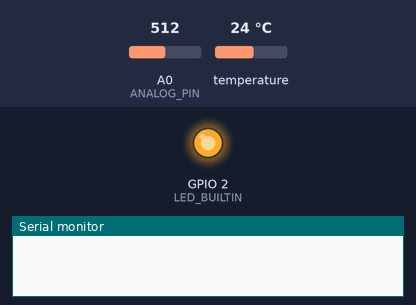
A sketch run on a simulated ESP8266 (NodeMCU). Shown: output pins drawn as LEDs (lit = HIGH, except the on-board LED, lit = LOW), the last lines printed to the serial monitor. Inputs (shaded band) come from the test bench; at power-on: A0 (ANALOG_PIN) = 512, temperature 24 °C. WiFi joins after 1.5 s; servers stay silent unless stated.

Above: at 0.11 s.
At 13.2 s:
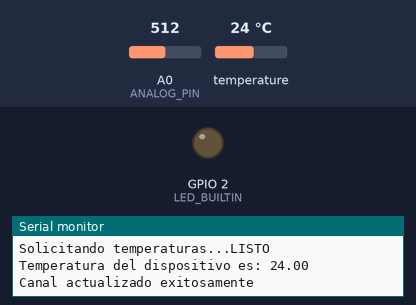
Timing chart, 0 to 27.7 s (numbered marks = the images above):
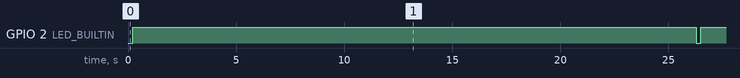

Measured:
- by itself, GPIO 2 (LED_BUILTIN): repeats every 21.3 s: LOW 0.20 s, HIGH 21.1 s

The sketch:

firmware.ino
```cpp
/*
  Escribe valores en los campos 1 y 2 de un canal de ThingSpeak cada 20 segundos.
  Utiliza una placa basada en el ESP8266, un sensor DS18B20 y una LDR.

*/

#include <ESP8266WiFi.h>
#include "secrets.h"
#include "ThingSpeak.h"
#include <DallasTemperature.h>
#include <OneWire.h>

#define ONE_WIRE_BUS 4

char ssid[] = SECRET_SSID;   // WiFi SSID
char pass[] = SECRET_PASS;   // WiFi password

WiFiClient  client;
OneWire oneWire(ONE_WIRE_BUS);
DallasTemperature sensors(&oneWire);

unsigned long myChannelNumber = SECRET_CH_ID;
const char * myWriteAPIKey = SECRET_WRITE_APIKEY;
const byte ANALOG_PIN = A0;

void setup() {

  pinMode(LED_BUILTIN, OUTPUT);
  Serial.begin(115200);
  sensors.begin();  // Inicializa el sensor de temperatura
  WiFi.mode(WIFI_STA);
  ThingSpeak.begin(client);  // Inicializa ThingSpeak
}

void loop() {

  // Blink, futuro LED de estado
  digitalWrite(LED_BUILTIN, LOW);
  delay(200);
  digitalWrite(LED_BUILTIN, HIGH);

  // Conectar o reconectar a WiFi
  if (WiFi.status() != WL_CONNECTED) {
    Serial.print("Intentando conectar a la red: ");
    Serial.println(SECRET_SSID);
    while (WiFi.status() != WL_CONNECTED) {
      WiFi.begin(ssid, pass);  // Conectar a una red WPA/WPA2
      Serial.print(".");
      delay(5000);
    }
    Serial.println("\nConectado!");
  }

  // Leer el sensor LDR
  int luz = analogRead(ANALOG_PIN);
  Serial.print("El sensor LDR registra un valor de: ");
  Serial.println(luz);

  // Lectura de temperatura ambiente, DS18B20
  Serial.print("Solicitando temperaturas...");
  sensors.requestTemperatures();
  Serial.println("LISTO");
  float tempC = sensors.getTempCByIndex(0);
  // Chequear si la lectura fue exitosa
  if (tempC != DEVICE_DISCONNECTED_C) {
    Serial.print("Temperatura del dispositivo es: ");
    Serial.println(tempC);
  }
  else {
    Serial.println("Error: No se pudo leer la temperatura");
  }

  // Colocar valores en los campos
  ThingSpeak.setField(1, tempC);
  ThingSpeak.setField(2, luz);

  // Escribir en el canal de ThingSpeak
  int httpStatus = ThingSpeak.writeFields(myChannelNumber, myWriteAPIKey);
  if (httpStatus == 200) {
    Serial.println("Canal actualizado exitosamente");
  }
  else {
    Serial.println("Problemas al actualizar el canal. Código de error HTTP " + String(httpStatus));
  }

  delay(20000); // Actualizar cada 20 segundos, ojo, bloqueante!
}
```

secrets.h
```cpp
// Este archivo almacena las credendiales

#define SECRET_SSID ""  // WiFi SSID
#define SECRET_PASS ""	             // WiFi password

#define SECRET_CH_ID 0000             // Número de canal de Thingspeak
#define SECRET_WRITE_APIKEY "" // API Key
```
